Frame 1 (no input): blank canvas, image omitted
Frame 60 (the mouse pressed at the canvas centre just before this capture): blank canvas, image omitted
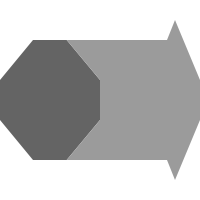
Frame 120 (the mouse held since frame 60 and released just before this capture)

The Processing sketch whose frames 1 and 60 were blank and that drew this single picture after the mouse press (run headless with seeded random() and noise(); from frame 60 on, the mouse is pressed at the canvas centre):

// Processing sketch: form_09
// ── form_09.pde
void setup() {
  size(200, 200);
  noStroke();
  background(255);
}

void draw()
{
  background(255);
  
  fill(mouseX);
  beginShape();
  vertex(mouseX, 80);
  vertex(mouseX, 120);
  vertex(mouseX/1.5,160);
  vertex(mouseX/3,160);
    vertex(0,120);
  vertex(0, 80);
  vertex(mouseX/3,40);
  vertex(mouseX/1.5,40);
  endShape(CLOSE);

  fill(255-mouseX);
  beginShape();
  vertex(mouseX/1.5,40);
  vertex(mouseX, 80);
  vertex(mouseX, 120);
  vertex(mouseX/1.5,160);
  vertex(200-mouseX/3,160);
    vertex (200 - mouseX/4,180);
    vertex(200,120);
  vertex(200, 80);
  vertex (200 - mouseX/4,20);
   vertex(200-mouseX/3,40);
  endShape(CLOSE);
}
